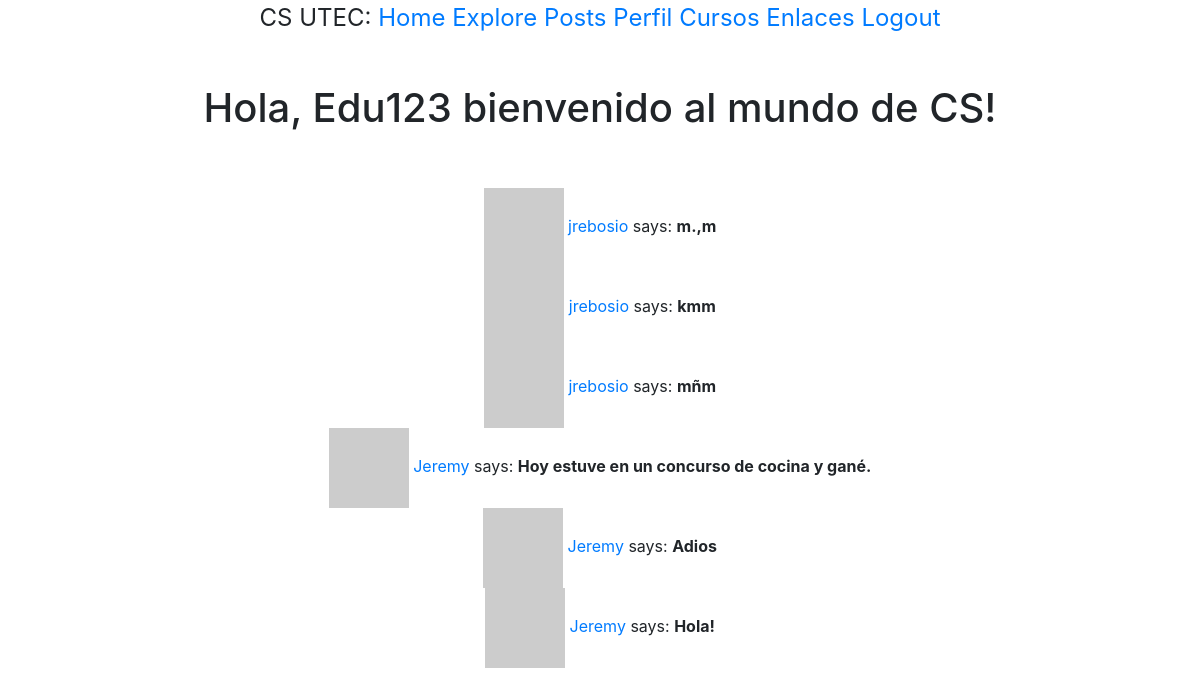
Page /explore (signed in) on the committed database.
### app/models.py (models this page shows, shortened)
class User(UserMixin, db.Model):
    id = db.Column(db.Integer, primary_key=True)
    username = db.Column(db.String(70), index = True, unique = True)
    email = db.Column(db.String(90), index = True, unique = True)
    password_hash = db.Column(db.String(110))
    posts = db.relationship('Post', backref='author', lazy='dynamic')
    gender = db.Column(db.String(5))
    about_me = db.Column(db.String(140))
    last_seen = db.Column(db.DateTime, default=datetime.utcnow)
    followed = db.relationship(
        'User', secondary=followers,
        primaryjoin=(followers.c.follower_id == id),
        secondaryjoin=(followers.c.followed_id == id),
        backref=db.backref('followers', lazy='dynamic'), lazy='dynamic')
    def avatar(self, size):
        digest = md5(self.email.lower().encode('utf-8')).hexdigest()
        return 'https://www.gravatar.com/avatar/{}?d=identicon&s={}'.format(digest, size)

class Post(db.Model):
    id = db.Column(db.Integer, primary_key=True)
    body = db.Column(db.String(140))
    timestamp = db.Column(db.DateTime, index=True, default=datetime.utcnow)
    user_id = db.Column(db.Integer, db.ForeignKey('user.id'))

### app/routes.py (the view)
@app.route('/explore')
@login_required
def explore():
    posts = Post.query.order_by(Post.timestamp.desc()).all()
    return render_template('explore.html', title='Explore', posts=posts)

### app/models.py (called while the page is built)
@login.user_loader
def load_user(id):
    return User.query.get(int(id))

### app/routes.py (called while the page is built)
@app.before_request
def before_request():
    if current_user.is_authenticated:
        current_user.last_seen = datetime.utcnow()
        db.session.commit()

### app/templates/explore.html
{% extends "base.html" %}
{% block content %}
    <br>
    <br>
    {% if current_user.is_authenticated %}
		    <h1>Hola, {{ current_user.username }} bienvenido al mundo de CS!</h1>
    {% endif %}
    <br>
    <br>
    {% for post in posts %}
        {% include "_post.html" %}
    {% endfor %}
{% endblock %}

### app/templates/_post.html
  <div class="container text-center">
      <div class="row justify-content-center">
          <div class="col">
                <tr valign="top">
                    {% if post.author != none %}
                    <td><img src="{{ post.author.avatar(36) }}"></td>
                    <td>
                        <a href="{{ url_for('user', username=post.author.username) }}">
                            {{ post.author.username }}
                        </a>
                        says: <b>{{ post.body }}</b>
                    </td>
                    {% endif %}
                </tr>
          </div>
      </div>
  </div>

### rows in the picture
User: username "Edu123"
Post: author.username "jrebosio", body "m.,m"
Post: author.username "jrebosio", body "kmm"
Post: author.username "jrebosio", body "mñm"
Post: author.username "Jeremy", body "Hoy estuve en un concurso de cocina y gané."
Post: author.username "Jeremy", body "Adios"
Post: author.username "Jeremy", body "Hola!"
